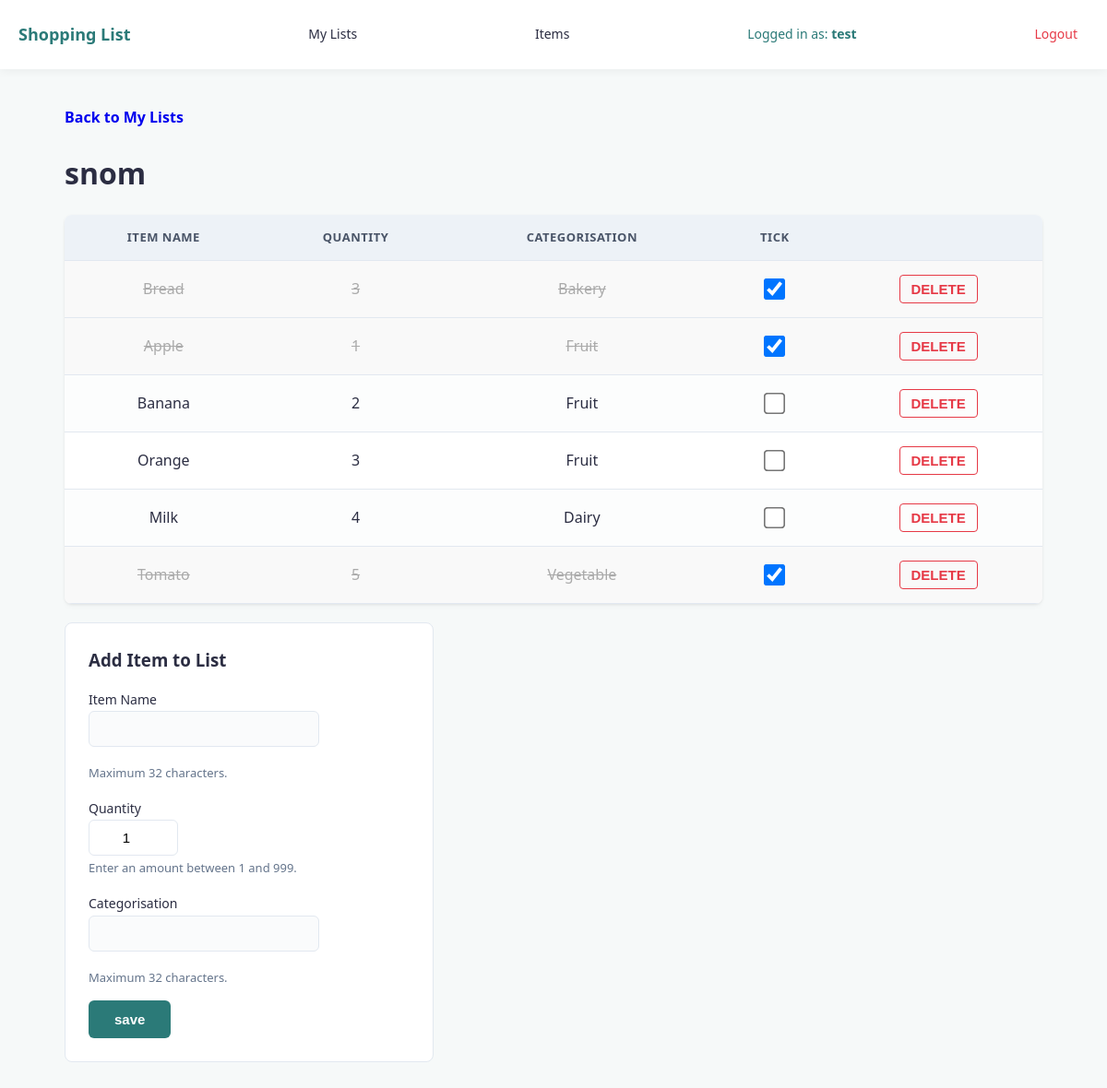
The page /list/2 (signed in) on the database as committed earlier.
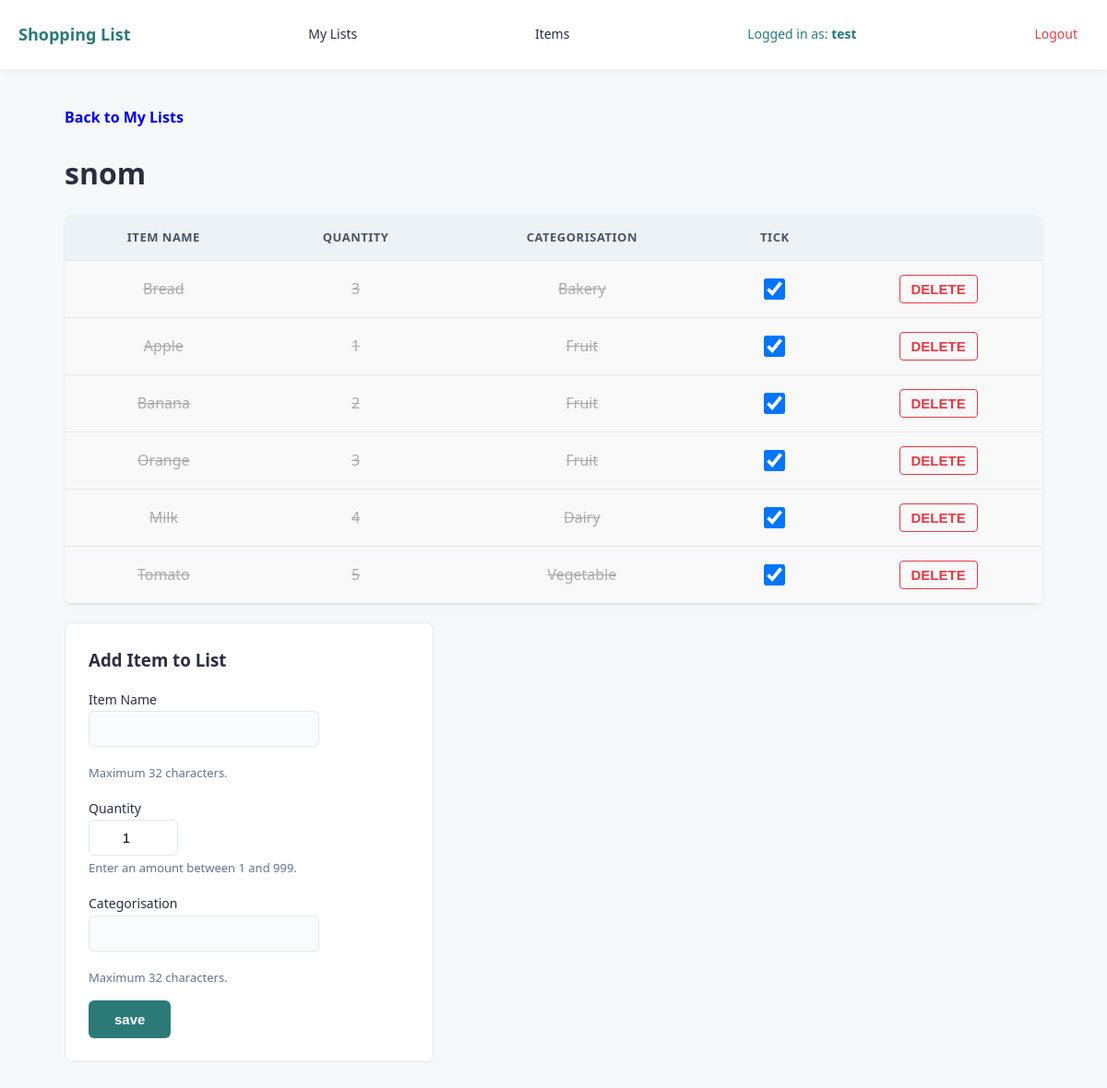
The same page on the database as committed later.
### tables this page shows
CREATE TABLE "lists" (list_id INTEGER NOT NULL PRIMARY KEY, list_name TEXT, user_id INTEGER REFERENCES user (user_id));

CREATE TABLE "list_contents" (`list_id` INTEGER REFERENCES `lists`(`list_id`), `item_id` INTEGER REFERENCES `item`(`item_id`), `quantity` INTEGER, "ticked" BOOLEAN);

CREATE TABLE "item" (item_id INTEGER NOT NULL PRIMARY KEY, item_name TEXT NOT NULL, "categorisation" TEXT, user_id INTEGER REFERENCES user (user_id));

### shopping_list.py (the view, shortened to what this page needs)
@app.route("/list/<int:list_id>", methods=["GET", "POST"])
def list_route(list_id=None):
    current_list = verify_list_ownership(list_id)
    if not current_list:
        return redirect(url_for("my_lists"))
    current_user_id = session["user_id"]
    error = ''
    if list_id:
        sql = """SELECT list_contents.item_id, item.item_name, list_contents.quantity, item.categorisation, list_contents.ticked
                FROM list_contents
                JOIN item ON item.item_id=list_contents.item_id
                WHERE list_contents.list_id = ?;"""
        results = query_db(sql, [list_id]) or []
    else:
        results = []
    return render_template("list.html", list=results, list_id=list_id, current_list=current_list, error=error)

### shopping_list.py (called while the page is built)
def get_db():
    db = getattr(g, '_database', None)
    if db is None:
        db = g._database = sqlite3.connect(DATABASE)
        db.row_factory = sqlite3.Row
    return db

@app.teardown_appcontext
def close_connection(exception):
    db = getattr(g, '_database', None)
    if db is not None:
        db.close()

def query_db(query, args=(), one=False, commit=False, return_id=False):
    db = get_db()
    cur = get_db().execute(query, args)
    if commit:
        db.commit()
    if return_id:
        last_id = cur.lastrowid
        cur.close()
        return last_id
    rv = cur.fetchall()
    cur.close()
    return rv[0] if (rv and one) else (None if one else rv)

def verify_list_ownership(list_id):
    if "user_id" not in session:
        return None
    sql = "SELECT * FROM lists where list_id = ? AND user_id = ?"
    return query_db(sql, [list_id, session["user_id"]], one=True)

### templates/list.html (shortened to what this page needs)
{% extends "index.html" %}
{% block body %}
<p><a href="{{ url_for('my_lists') }}" style="text-decoration: none; font-weight: bold;">Back to My Lists</a></p>
<h1>{{ current_list.list_name }}</h1>
{% if list %}
<form action="{{ url_for('list_route', list_id=list_id) }}" method="post" id="checkbox-form">
<table>
    <tr>
        <th>Item Name</th>
        <th>Quantity</th>
        <th>Categorisation</th>
        <th>tick</th>
        <th></th>
    </tr>
    {% for item in list %}
    <tr class="{% if item.ticked == 1 %}ticked-row{% endif %}">
        <td>{{ item.item_name }}</td>
        <td>{{ item.quantity }}</td>
        <td>{{ item.categorisation }}</td>
        <td>
            <input name="ticked_items" type="checkbox" value="{{ item.item_id }}" {% if item.ticked == 1 %}checked{% endif %} onchange="document.getElementById('checkbox-form').submit();">
        </td>
        <td>
            <input type="submit" value="DELETE" form="delete-form-{{ item.item_id }}">
        </td>
    </tr>
    {% endfor %}
</table>
</form>
{% else %}
<div class="card empty">
    <p>This list is currently empty. Add one to get started!</p>
</div>
{% endif %}
<div class="card" id="add-items">
    <h3>Add Item to List</h3>
    <form action="{{ url_for('list_route', list_id=list_id) }}" method="post">
        <label for="item_name">Item Name</label><br>
        <input name="item_name" list="food"><br>
        <p class="guidelines">Maximum 32 characters.</p>
        <label for="quantity">Quantity</label><br>
        <input type="number" name="quantity" value="1"><br>
        <p class="guidelines">Enter an amount between 1 and 999.</p>
        <label for="item_categorisation">Categorisation</label><br>
        <input list="food-type" name="categorisation" id="item_categorisation"><br>
        <p class="guidelines">Maximum 32 characters.</p>
        <input type="submit" value="save">
    </form>
</div>
{% endblock  %}

### templates/index.html (shortened to what this page needs)
<!DOCTYPE html>
<html lang="en">
<head>
    <link rel="stylesheet" href="{{url_for('static', filename='style.css')}}">
</head>
<body>
    <header>
        <nav>
            <a href="{{ url_for('home')}}">Shopping List</a>
            {% if session.get('user_id') %}
                <a href="{{ url_for('my_lists') }}">My Lists</a>
                <a href="{{ url_for('item_dictionary') }}">Items</a>
                <span style="color: var(--primary-colour);">Logged in as: <strong>{{ session.get('username') }}</strong></span>
                <a href="{{ url_for('logout') }}" style="color: var(--delete-colour);">Logout</a>
            {% else %}
                <a href="{{ url_for('login') }}">Login</a>
                <a href="{{ url_for('signup') }}">Sign Up</a>
            {% endif %}
        </nav>
    </header>
    <main class="content-container">
        {% block body %}
        {% endblock %}
    </main>
</body>
</html>

### static/style.css (style rules this page uses)
:root { --primary-colour: #2b7a78; --primary-hover: #3a9694; --bg-colour: #f6f9f9; --card-bg: #ffffff; --text-colour: #2b2d42; --border-colour: #e2e8f0; --delete-colour: #e63946; }
body { font-family: system-ui, -apple-system, BlinkMacSystemFont, 'Segoe UI', Roboto, Oxygen, Ubuntu, Cantarell, 'Open Sans', 'Helvetica Neue', sans-serif; background-color: var(--bg-colour); color: var(--text-colour); margin: 0; padding: 0; line-height: 1.6; }
header { background-color: var(--card-bg); box-shadow: 0 2px 10px rgba(0, 0, 0, 0.05); position: sticky; top: 0; z-index: 1000; }
nav { display: flex; justify-content: space-between; align-items: center; max-width: 1200px; margin: 0 auto; padding: 15px 20px; flex-wrap: wrap; }
nav a, nav span { color: var(--text-colour); text-decoration: none; font-weight: 500; padding: 8px 12px; border-radius: 6px; font-size: clamp(14px, 1.1vw, 18px); }
nav a:first-child { font-weight: 700; font-size: clamp(18px, 1.5vw, 22px); color: var(--primary-colour); padding-left: 0; }
main, .content-container { max-width: 1100px; margin: 40px auto; padding: 0 20px; box-sizing: border-box; }
h1 { color: var(--text-colour); margin-bottom: 20px; }
h3 { color: var(--text-colour); margin-top: 0; margin-bottom: 15px; }
.card { background-color: var(--card-bg); border-radius: 8px; border: 1px solid var(--border-colour); box-sizing: border-box; }
input[type="text"], input[list], input[type="password"] { width: 100%; max-width: 100%; max-width: 250px; padding: 10px 12px; font-size: 15px; border: 1px solid var(--border-colour); border-radius: 6px; box-sizing: border-box; background-color: #fafbfc; margin-bottom: 15px; }
table { width: 100%; border-collapse: collapse; background-color: var(--card-bg); border-radius: 8px; overflow: hidden; box-shadow: 0 4px 6px rgba(0, 0, 0, 0.02), 0 1px 3px rgba(0, 0, 0, 0.08); margin: 20px 0; }
table, th, td { border: none; }
th { background-color: #edf2f7; color: #4a5568; font-weight: 600; text-transform: uppercase; font-size: 13px; letter-spacing: 0.5px; border-bottom: 1px solid var(--border-colour); }
th, td { padding: 14px 20px; text-align: center; vertical-align: middle; border-bottom: 1px solid var(--border-colour); }
tr:nth-child(even) td { background-color: #fcfdfd; }
tr.ticked-row td, tr.ticked-row:hover td { text-decoration: line-through; color: #aaaaaa; background-color: #f9f9f9; }
#create-list, #add-items { padding: 25px; max-width: 400px; width: 100%; }
p { color: #64748b; font-size: 16px; margin: 0; }
.guidelines { font-size: 13px; margin: 4px 0 15px 0; line-height: 1.5; }
label { font-size: 14px; font-weight: 500; }
form table input[type="checkbox"] { transform: scale(1.8); margin: 10px auto; display: block; cursor: pointer; }
input[type="number"] { width: 75px; padding: 10px; font-size: 15px; text-align: center; border: 1px solid var(--border-colour); border-radius: 6px; }
input[type="submit"] { background-color: var(--primary-colour); color: #ffffff; padding: 12px 28px; font-size: 15px; font-weight: 600; border: none; border-radius: 6px; cursor: pointer; }
input[value="DELETE"] { background-color: transparent; color: var(--delete-colour); border: 1px solid var(--delete-colour); padding: 6px 12px; border-radius: 4px; font-weight: 600; cursor: pointer; }

Rows that differ between the two databases and show on the page:
changed list_contents "Banana": ticked "☐" → "☑"
changed list_contents "Orange": ticked "☐" → "☑"
changed list_contents "Milk": ticked "☐" → "☑"
